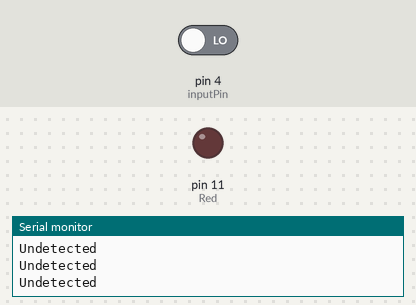
A sketch run on a simulated Arduino Uno, built with avr-gcc and run on an emulated ATmega328P. Shown: output pins drawn as LEDs (lit = HIGH), the last lines printed to the serial monitor. Dashed ring = blinking. The inputs (shaded band) are chosen by the test bench; at power-on: pin 4 (inputPin) LOW.

Above: at 1.8 s.
1.9 s: pin 4 (inputPin) driven HIGH
At 2.4 s:
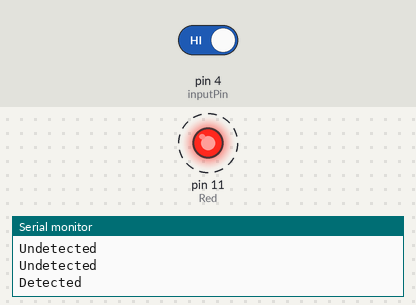
4.9 s: pin 4 (inputPin) driven LOW
At 5.9 s:
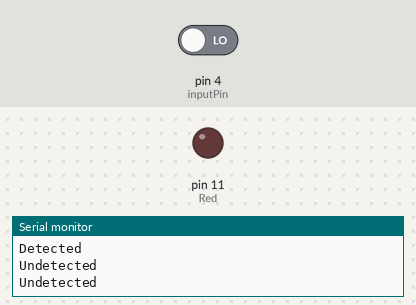
Timing chart, 0 to 7.9 s (numbered marks = the images above; inputs shaded):
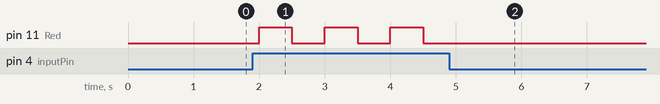

Measured:
- after the input at 1.9 s, pin 11 (Red): alternates HIGH for 0.50 s and LOW for 0.50 s, starting after 0.10 s
- after the input at 4.9 s, pin 11 (Red): stops changing and stays LOW

The sketch:

LED_lamp_using_PIR_sensor_motion_detector.ino
```cpp
#define Red 11
#define inputPin 4

int val = 0;

void setup() {
  pinMode(Red, OUTPUT);
  pinMode(inputPin, INPUT);
  Serial.begin(9600);

}

void loop() {
  val = digitalRead(inputPin);

  if (val == HIGH) {
   digitalWrite(Red, HIGH);
   Serial.println("Detected");
   delay(500);
   digitalWrite(Red, LOW);
   delay(500);
  }

  else {
    digitalWrite(Red, LOW);
    Serial.println("Undetected");
    delay(500);
  }
}
```
